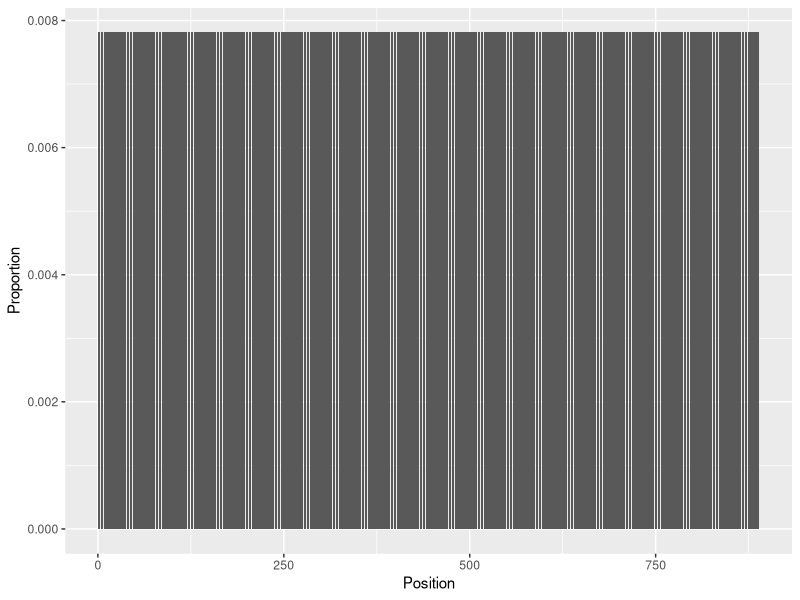

This figure's R source:
library(ggplot2)

setwd('/Users/r_klabacka/OneDrive - Utah Tech University/KLab/Research/BAM_comparative_genetics')

dat <- read.csv('entero_stats.csv')

ggplot(dat, aes(x=Position, y=Proportion)) + geom_bar(stat="identity")

